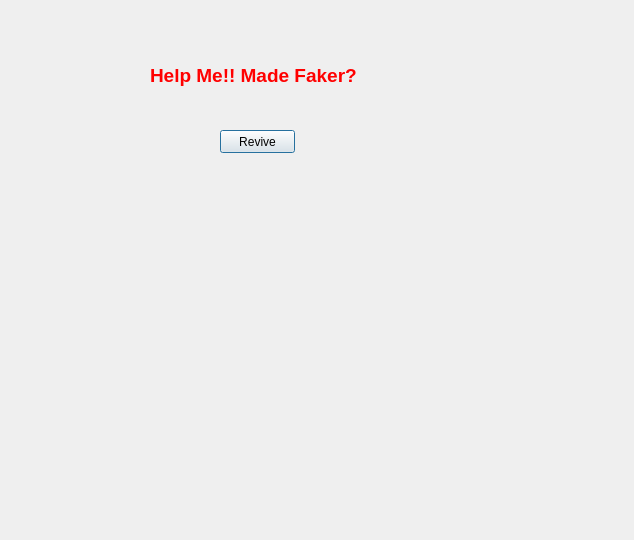
<?xml version="1.0" encoding="UTF-8"?>
<ui version="4.0">
 <class>Dialog</class>
 <widget class="QDialog" name="Dialog">
  <property name="geometry">
   <rect>
    <x>0</x>
    <y>0</y>
    <width>634</width>
    <height>540</height>
   </rect>
  </property>
  <property name="windowTitle">
   <string>Dialog</string>
  </property>
  <widget class="QLabel" name="label">
   <property name="geometry">
    <rect>
     <x>150</x>
     <y>50</y>
     <width>251</width>
     <height>51</height>
    </rect>
   </property>
   <property name="text">
    <string>&lt;!DOCTYPE HTML PUBLIC &quot;-//W3C//DTD HTML 4.0//EN&quot; &quot;http://www.w3.org/TR/REC-html40/strict.dtd&quot;&gt;
&lt;html&gt;&lt;head&gt;&lt;meta name=&quot;qrichtext&quot; content=&quot;1&quot; /&gt;&lt;style type=&quot;text/css&quot;&gt;
p, li { white-space: pre-wrap; }
&lt;/style&gt;&lt;/head&gt;&lt;body style=&quot; font-family:'MS Shell Dlg 2'; font-size:8pt; font-weight:400; font-style:normal;&quot;&gt;
&lt;p style=&quot; margin-top:0px; margin-bottom:0px; margin-left:0px; margin-right:0px; -qt-block-indent:0; text-indent:0px;&quot;&gt;&lt;span style=&quot; font-size:14pt; font-weight:600; color:#ff0000;&quot;&gt;Help Me!! Made Faker?&lt;/span&gt;&lt;/p&gt;&lt;/body&gt;&lt;/html&gt;</string>
   </property>
  </widget>
  <widget class="QPushButton" name="pushButton">
   <property name="geometry">
    <rect>
     <x>220</x>
     <y>130</y>
     <width>75</width>
     <height>23</height>
    </rect>
   </property>
   <property name="text">
    <string>Revive</string>
   </property>
  </widget>
 </widget>
 <resources/>
 <connections>
  <connection>
   <sender>pushButton</sender>
   <signal>clicked()</signal>
   <receiver>label</receiver>
   <slot>clear()</slot>
   <hints>
    <hint type="sourcelabel">
     <x>268</x>
     <y>144</y>
    </hint>
    <hint type="destinationlabel">
     <x>254</x>
     <y>76</y>
    </hint>
   </hints>
  </connection>
 </connections>
</ui>
